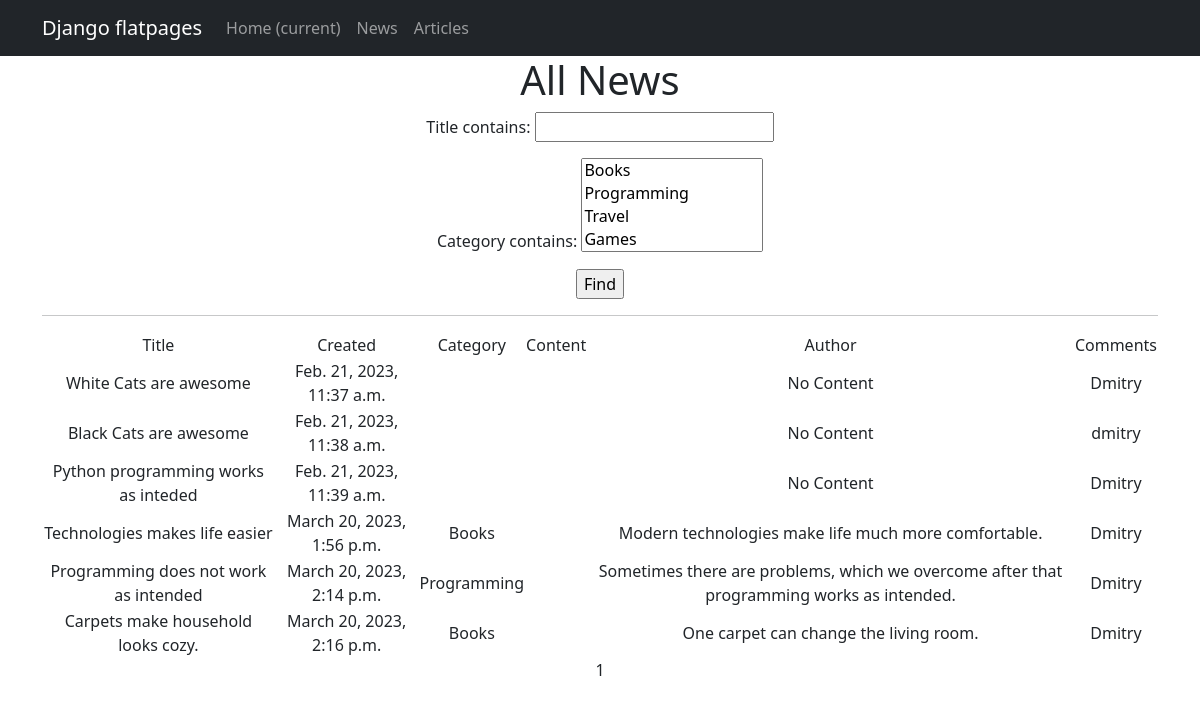
Page /news/ on the committed database.
### news/models.py (models this page shows, shortened)
class Post(models.Model):
    ARTICLE = 'AR'
    NEWS = 'NW'
    POST_CHOICES = [
        ('AR', 'Article'),
        ('NW', 'News')
    ]
    title = models.CharField(max_length=50, unique=True)
    author = models.ForeignKey(Author, on_delete=models.CASCADE)
    type_choice = models.CharField(choices=POST_CHOICES, default='News', max_length=10)
    time_created = models.DateTimeField(auto_now_add=True)
    category = models.ManyToManyField(Category, through='PostCategory')
    content = models.TextField(null=True, blank=True)
    rating = models.IntegerField(default=0)

class Author(models.Model):
    name = models.OneToOneField(User, on_delete=models.CASCADE)
    rating = models.IntegerField(default=0)
    subscribed_to_categories = models.ManyToManyField('Category', related_name='subscribers', blank=True)

class Category(models.Model):
    category_name = models.CharField(unique=True, max_length=255)
    def __str__(self):
        return f"{self.category_name}"

### news/views.py (the view)
# urls.py: path('', PostsList.as_view(), name='post_list'),
class PostsList(ListView):
    model = Post
    ordering = 'time_created'
    template_name = 'news.html'
    context_object_name = 'news'
    paginate_by = 10
    def get_queryset(self):
        queryset = super().get_queryset()
        self.filterset = NewsFilter(self.request.GET, queryset)
        return self.filterset.qs
    def get_context_data(self, **kwargs):
        context = super().get_context_data(**kwargs)
        context['filterset'] = self.filterset
        return context

### templates/news.html (shortened to what this page needs)
{% extends 'flatpages/default.html' %}
{% load static %}
{% load custom_filters %}
{% load custom_tags %}
{% block content %}
<h1>All News</h1>
<form action="" method=GET>
    {{ filterset.form.as_p }}
    <input type="submit" value="Find" />
</form>
<hr>
    {% if news %}
    <table>
           <tr>
               <td>Title</td>
               <td>Created</td>
               <td>Category</td>
               <td>Content</td>
               <td>Author</td>
               <td>Comments</td>
           </tr>
        {% for post in news %}
            <tr>
                <td>{{ post.title }}</td>
                <td>{{ post.time_created }}</td>
                <td>{% for category in post.category.all %}
                    {{ category }}
                    {% endfor %}</td>
                <td>{{ post.description|truncatewords:2 }}</td>
                <td>{{ post.content|truncatewords:20 }}</td>
                <td>{{ post.author.name }}</td>
            </tr>
        {% endfor %}
    </table>
    {% else %}
    <h2>No News!</h2>
    {% endif %}
   {{ page_obj.number }}
{% endblock content %}

### rows in the picture
Post: title "White Cats are awesome", time_created "Feb. 21, 2023, 11:37 a.m.", content "No Content", author.name "Dmitry"
Post: title "Black Cats are awesome", time_created "Feb. 21, 2023, 11:38 a.m.", content "No Content", author.name "dmitry"
Post: title "Python programming works as inteded", time_created "Feb. 21, 2023, 11:39 a.m.", content "No Content", author.name "Dmitry"
Post: title "Technologies makes life easier", time_created "March 20, 2023, 1:56 p.m.", content "Modern technologies make life much more comfortable.", author.name "Dmitry"
Category: category_name "Books"
Post: title "Programming does not work as intended", time_created "March 20, 2023, 2:14 p.m.", content "Sometimes there are problems, which we overcome after that programming works as intended.", author.name "Dmitry"
Category: category_name "Programming"
Post: title "Carpets make household looks cozy.", time_created "March 20, 2023, 2:16 p.m.", content "One carpet can change the living room.", author.name "Dmitry"

### other values in the picture
{{ page_obj.number }} "1"
